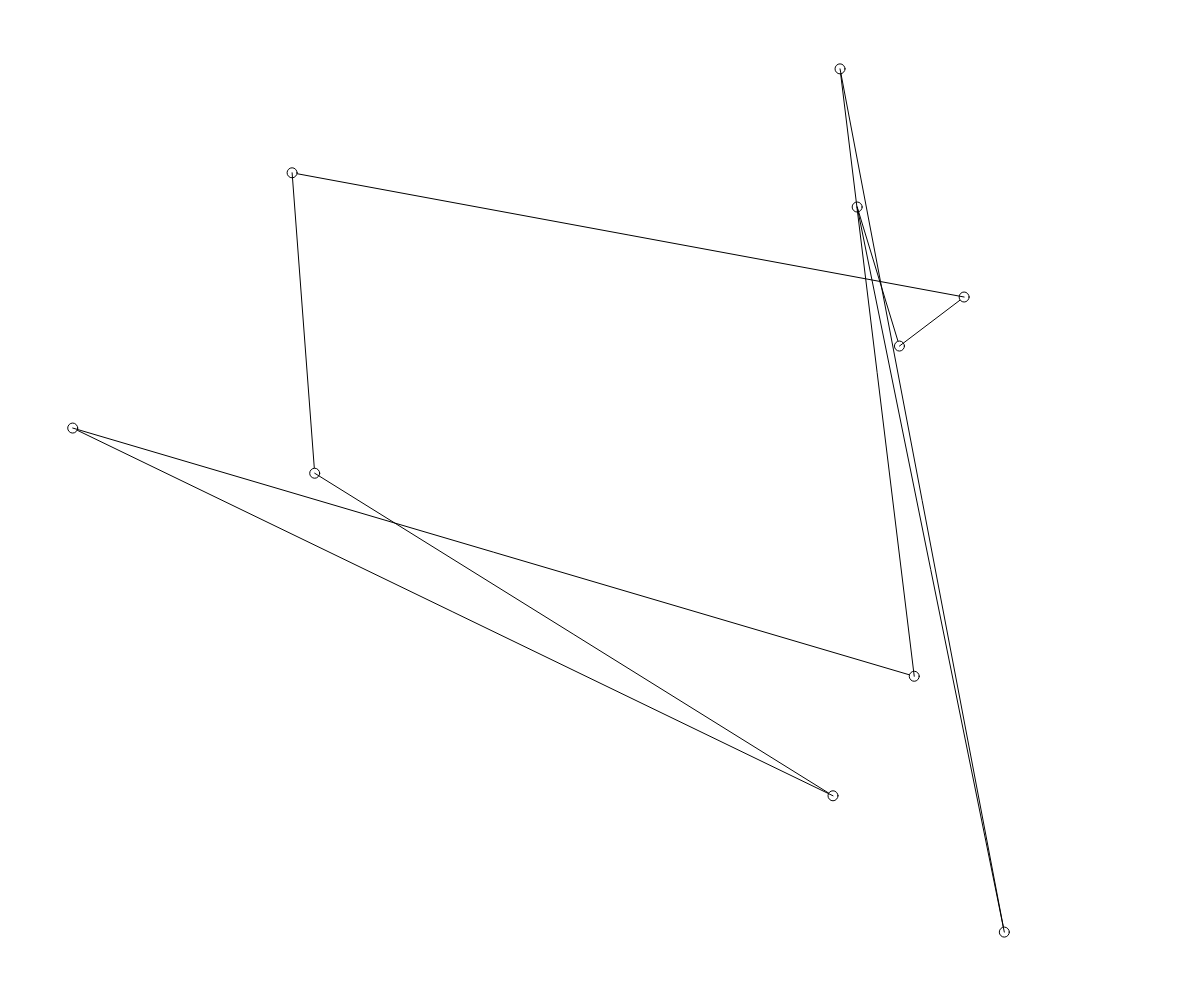
Frame 1 (no input)
Frame 60 (no input): identical to frame 1, image omitted
Frame 120 (the mouse pressed at the canvas centre since frame 60): identical to frame 1, image omitted

The p5.js sketch that drew this single still picture (run headless with seeded random() and noise() and a simulated clock; from frame 60 on, the mouse is pressed at the canvas centre):

// p5.js sketch
// ── sketch.js
let dots = []


function setup(){
    createCanvas(windowWidth, windowHeight)
    for (var i = 0; i < 10; i++){
        d = new CreateDot()
        dots.push(d)
    }
}

function draw(){
    background(255)
    for (var i = 0; i < dots.length; i++){
        dots[i].show()

        line(dots[i].pos.x,dots[i].pos.y,dots[((i+1) % dots.length)].pos.x,dots[((i+1) % dots.length)].pos.y)
    }
}


class CreateDot{
    constructor(){
        this.pos = createVector(random(0, windowWidth),
            random(0, windowHeight))

    }

    show(){
        circle(this.pos.x, this.pos.y, 10)

    }
}

function mouseDragged(){
    for (var i = 0; i < dots.length; i++){
        distance = dist(dots[i].pos.x, dots[i].pos.y, mouseX, mouseY )
        if (distance < 10){
            dots[i].pos.x = mouseX
            dots[i].pos.y = mouseY
        }
    }




}
